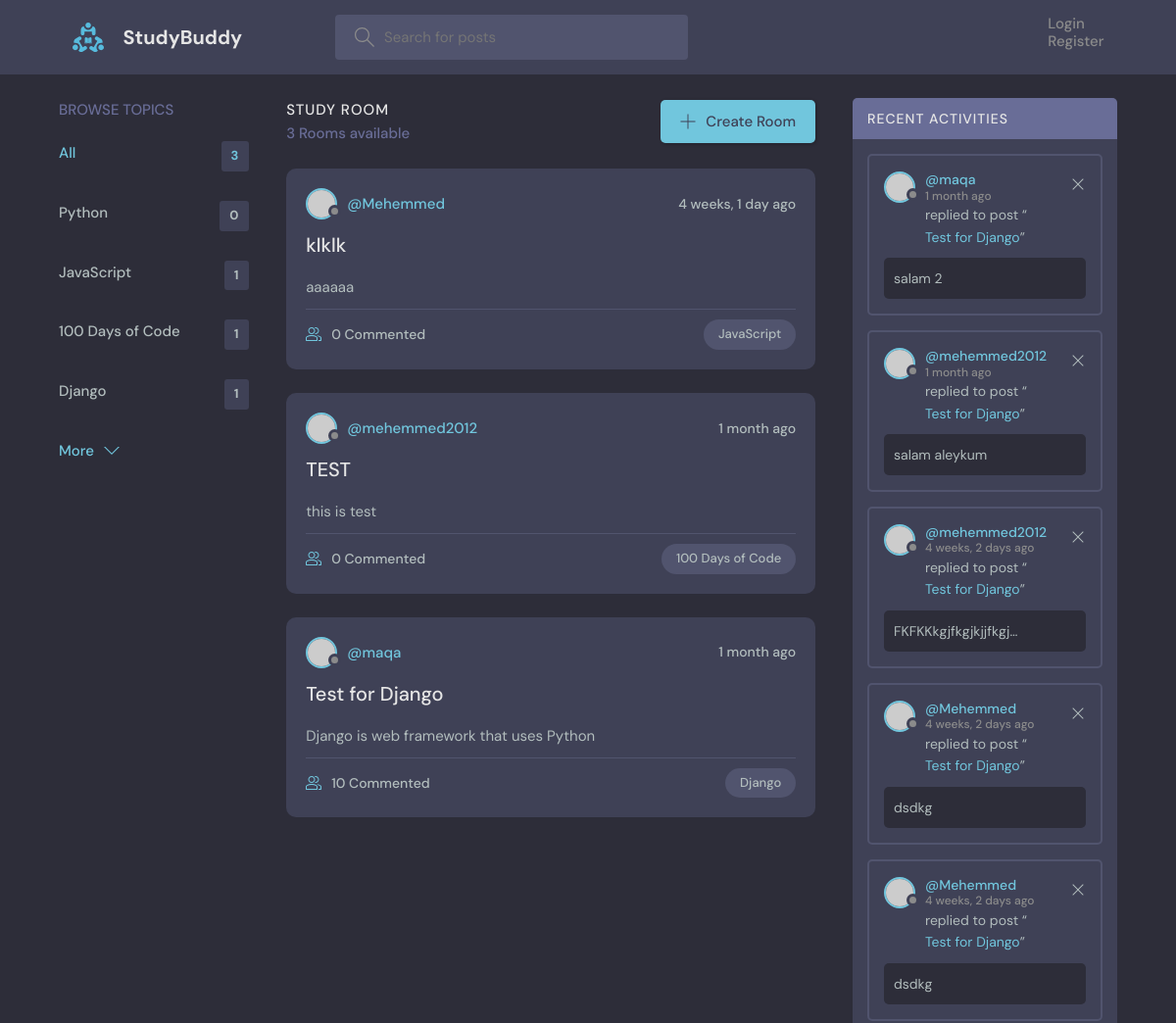
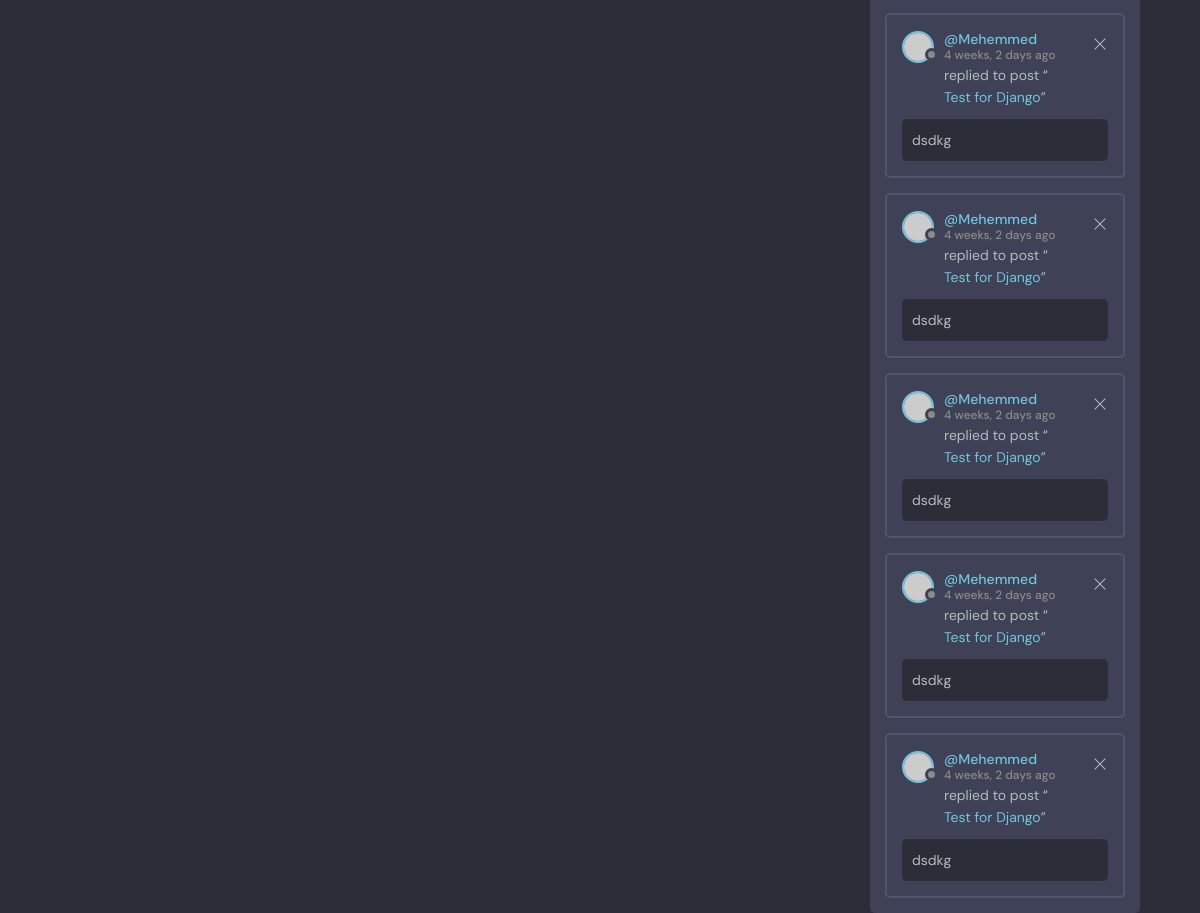
The page / on the database its author committed (2 pictures, top to bottom).
### myApp/models.py (models this page shows, shortened)
class Topic(models.Model):
    name = models.CharField(max_length = 200)
    def __str__(self):
        return self.name[:50]

class Room(models.Model):
    host = models.ForeignKey(User, on_delete = models.CASCADE)
    topic = models.ForeignKey(Topic, on_delete = models.SET_NULL, null = True, related_name = "topic_room_set")
    name = models.CharField(max_length = 30)
    description = models.TextField(null = True, blank = True)
    participants = models.ManyToManyField(User, related_name = "particpiants", blank = True)
    updated = models.DateTimeField(auto_now = True)
    created = models.DateTimeField(auto_now_add = True)
    class Meta:
        ordering = ['-created']

class Message(models.Model):
    user = models.ForeignKey(User, on_delete = models.CASCADE)
    room = models.ForeignKey(Room, on_delete = models.CASCADE)
    body = models.TextField()
    updated = models.DateTimeField(auto_now = True)
    created = models.DateTimeField(auto_now_add = True)

### myApp/views.py (the view)
# urls.py: path('', views.Myindex.as_view(), name='home'),
class Myindex(ListView):
    template_name = "index.html"
    model = Topic
    context_object_name = "topics"
    def get_context_data(self, **kwargs: Any) -> dict[str, Any]:
        context = super().get_context_data(**kwargs)
        print(context.keys())
        q = self.request.GET.get('q') if self.request.GET.get('q') != None else ''
        topic = self.request.GET.get('topic') if self.request.GET.get('topic') != None else ''
        if topic:
            room_list = Room.objects.filter(topic__name = topic)
        else:
            room_list = Room.objects.filter(
                Q(topic__name__icontains = q) |
                Q(name__icontains = q) |
                Q(description__icontains = q)
            )
        recent_messages = Message.objects.all()
        room_count = Room.objects.count()
        context['rooms'] = room_list
        context['recent_messages'] = recent_messages
        context['room_count'] = room_count
        return context

### templates/index.html
{% extends 'base.html' %}
{% load static %}
{% block content %}
<main class="layout layout--3">
  <div class="container">
    {% include 'topics.html' %}
    {% include 'room_list.html' %}
    {% include 'activity.html' %}
  </div>
</main>
{% endblock content %}

### templates/topics.html
<div class="topics">
  <div class="topics__header">
    <h2>Browse Topics</h2>
  </div>
  <ul class="topics__list">
    <li>
      <a href="{% url 'home' %}" class="active">All <span>{{ room_count }}</span></a>
    </li>
    {% for i in topics %}
      <li>
        <a href="{% url 'home' %}?topic={{i.name}}">{{ i.name }} <span>{{ i.topic_room_set.all.count }}</span></a>
      </li>
    {% endfor %}
  </ul>
  <a class="btn btn--link" href="">
    More
    <svg version="1.1" xmlns="http://www.w3.org/2000/svg" width="32" height="32" viewBox="0 0 32 32">
      <title>chevron-down</title>
      <path d="M16 21l-13-13h-3l16 16 16-16h-3l-13 13z"></path>
    </svg>
  </a>
</div>

### templates/room_list.html (shortened to what this page needs)
{% load static %}
{% block content %}
  <div class="roomList">
    <div class="roomList__header">
      <div>
        <h2>Study Room</h2>
        <p>{{ room_count }} Rooms available</p>
      </div>
      <a class="btn btn--main" href="{% url 'create_room' %}">
        <svg version="1.1" xmlns="http://www.w3.org/2000/svg" width="32" height="32" viewBox="0 0 32 32">
          <title>add</title>
          <path
            d="M16.943 0.943h-1.885v14.115h-14.115v1.885h14.115v14.115h1.885v-14.115h14.115v-1.885h-14.115v-14.115z"
          ></path>
        </svg>
        Create Room
      </a>
    </div>
    {% for i in rooms %}
      <div class="roomListRoom">
        <div class="roomListRoom__header">
          <a href="{% url 'profile' i.host.id %}" class="roomListRoom__author">
            <div class="avatar avatar--small">
              <img src="https://randomuser.me/api/portraits/women/11.jpg" />
            </div>
            <span>@{{ i.host.username }}</span>
          </a>
          <div class="roomListRoom__actions">
            <span>{{ i.created|timesince }} ago</span>
          </div>
        </div>
        <div class="roomListRoom__content">
          <a href="{% url 'rooms' i.id %}">{{ i.name }}</a>
          <p>
            {{ i.description }}
          </p>
        </div>
        <div class="roomListRoom__meta">
          <a href="{% url 'rooms' i.id %}" class="roomListRoom__joined">
            {{ i.message_set.all.count }} Commented
          </a>
          <p class="roomListRoom__topic">{{ i.topic }}</p>
        </div>
      </div>
    {% endfor %}
  </div>
{% endblock %}

### templates/activity.html
<div class="activities">
  <div class="activities__header">
    <h2>Recent Activities</h2>
  </div>
  {% for i in recent_messages %}
  <div class="activities__box">
    <div class="activities__boxHeader roomListRoom__header">
      <a href="{% url 'profile' i.user.id %}" class="roomListRoom__author">
        <div class="avatar avatar--small">
          <img src="https://randomuser.me/api/portraits/women/11.jpg" />
        </div>
        <p>
          @{{ i.user.username }}
          <span>{{ i.created|timesince }} ago</span>
        </p>
      </a>
      <div class="roomListRoom__actions">
        <a href="#">
          <svg version="1.1" xmlns="http://www.w3.org/2000/svg" width="32" height="32" viewBox="0 0 32 32">
            <title>remove</title>
            <path
              d="M27.314 6.019l-1.333-1.333-9.98 9.981-9.981-9.981-1.333 1.333 9.981 9.981-9.981 9.98 1.333 1.333 9.981-9.98 9.98 9.98 1.333-1.333-9.98-9.98 9.98-9.981z"
            ></path>
          </svg>
        </a>
      </div>
    </div>
    <div class="activities__boxContent">
      <p>replied to post “<a href="{% url 'rooms' i.room.id %}">{{ i.room.name }}</a>”</p>
      <div class="activities__boxRoomContent">
        {{ i.body|truncatechars:20 }}
      </div>
    </div>
  </div>
  {% endfor %}
</div>

### rows shown on the page
Topic: name "Python", topic_room_set.all.count "0"
Topic: name "JavaScript", topic_room_set.all.count "1"
Topic: name "100 Days of Code", topic_room_set.all.count "1"
Topic: name "Django", topic_room_set.all.count "1"
Room: host.username "Mehemmed", created "4 weeks, 1 day", name "klklk", description "aaaaaa", message_set.all.count "0", topic "JavaScript"
Room: host.username "mehemmed2012", created "1 month", name "TEST", description "this is test", message_set.all.count "0", topic "100 Days of Code"
Room: host.username "maqa", created "1 month", name "Test for Django", description "Django is web framework that uses Python", message_set.all.count "10", topic "Django"
Message: user.username "maqa", created "1 month", room.name "Test for Django", body "salam 2"
Message: user.username "mehemmed2012", created "1 month", room.name "Test for Django", body "salam aleykum"
Message: user.username "mehemmed2012", created "4 weeks, 2 days", room.name "Test for Django", body "FKFKKkgjfkgjkjjfkgj…"
Message: user.username "Mehemmed", created "4 weeks, 2 days", room.name "Test for Django", body "dsdkg"
Message: user.username "Mehemmed", created "4 weeks, 2 days", room.name "Test for Django", body "dsdkg"
Message: user.username "Mehemmed", created "4 weeks, 2 days", room.name "Test for Django", body "dsdkg"
Message: user.username "Mehemmed", created "4 weeks, 2 days", room.name "Test for Django", body "dsdkg"
Message: user.username "Mehemmed", created "4 weeks, 2 days", room.name "Test for Django", body "dsdkg"
Message: user.username "Mehemmed", created "4 weeks, 2 days", room.name "Test for Django", body "dsdkg"
Message: user.username "Mehemmed", created "4 weeks, 2 days", room.name "Test for Django", body "dsdkg"

### other values the page prints
{{ room_count }} "3"
